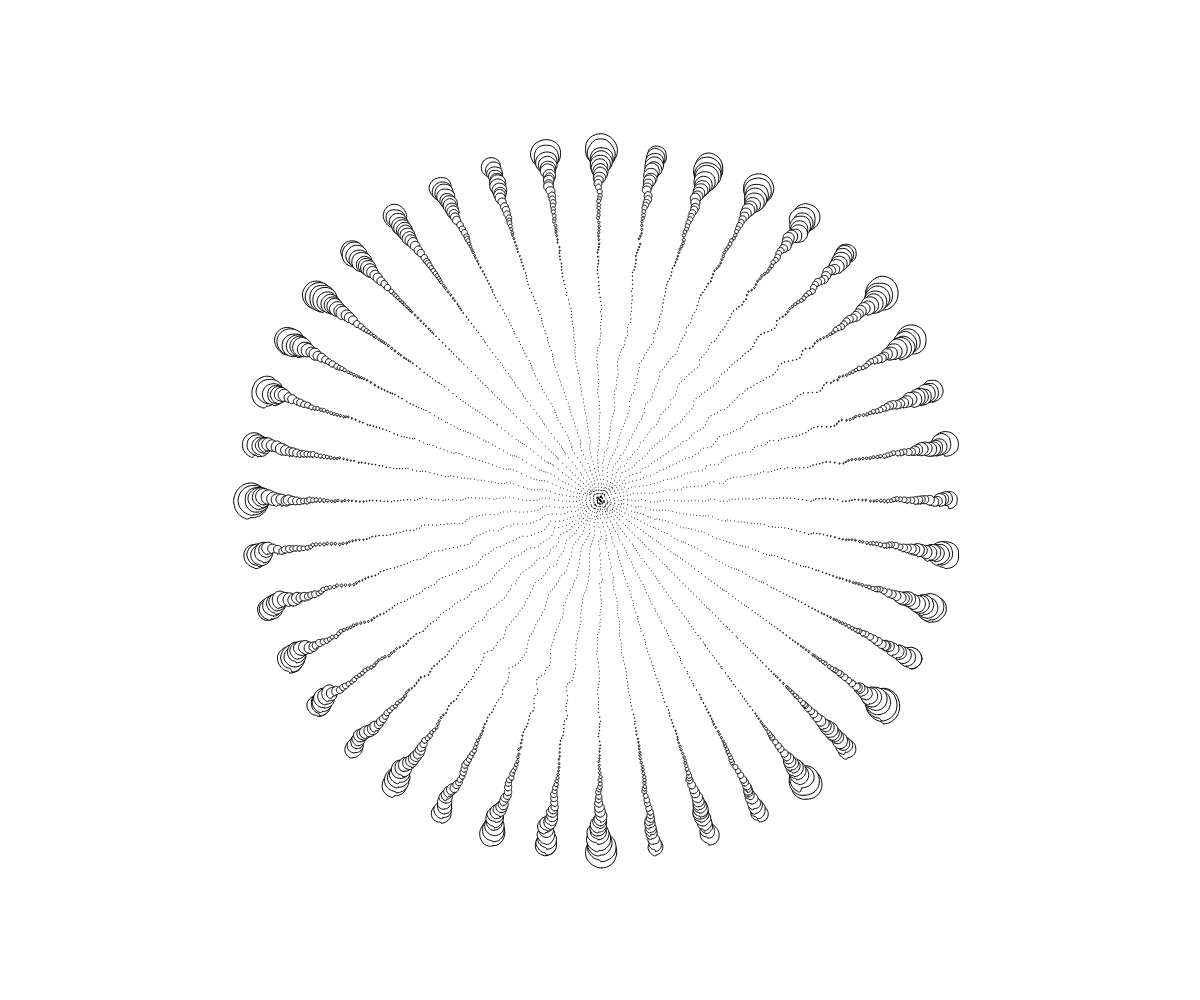
Frame 1 (no input)
Frame 2 (the mouse pressed at the canvas centre, redrawn once): identical to frame 1, image omitted

The p5.js sketch that drew this single still picture (run headless with seeded random() and noise() and a simulated clock; the mouse was pressed at the canvas centre and the sketch redrawn once):

// p5.js sketch
// ── sketch.js
var circleNumber = 100;
var branch = 40;
var middle;
var radius = 350;
var sepAngle;

function setup() {
  createCanvas(windowWidth, windowHeight);
  middle = createVector(width / 2, height / 2);
  sepAngle = .5 / branch * 2 * PI;
  noLoop();
}

function draw() {
  background(255);
  for (var i = 0; i < branch; i++) {
    var angle = i / branch * 2 * PI;
    drawBranch(angle, 0, 10)
  }
}

function drawBranch(angle, circleOffset, circleRadius, newAngle = -1) {
  if (newAngle != -1) {
    smoothness = 0.95;
    angle = angle * smoothness + newAngle * (1- smoothness);
  }
  circleRadius *= 0.9;
  var i = circleOffset; 
  var n = noise(i, angle);
  var currentOffset = circleNumber - i;
  var currentPosRadius = radius * currentOffset / circleNumber;
  var x = sin(angle) * (currentPosRadius);
  var y = cos(angle) * (currentPosRadius);
  var posNoise = createVector(noise(i / 5, angle, 10) * 2 - 1, noise(i / 5, angle, 10) * 2 - 1).mult(5);
  var pos = createVector(x, y).add(middle).add(posNoise);
  drawCircle(circleRadius, 40, pos);

  var prob = random(1);
  if (false && prob < 0.01) {
      drawBranch(angle, i+1, circleRadius, angle+sepAngle);
      drawBranch(angle, i+1, circleRadius, angle-sepAngle);
  } else if (i < circleNumber) {
    drawBranch(angle, i+1, circleRadius, newAngle);
  }
}

function drawCircle(radius, points, center) {
  beginShape();
  for (var i = 0; i < points; i++) {
    var pointNoise = noise(i / 20, center.x, center.y);
    var globalRadiusNoise = noise(center.x / 50, center.y / 50) * 2 - 1;
    var currentRadius = radius + pointNoise * radius + globalRadiusNoise * radius;
    var x = sin(i / points * 2 * PI) * currentRadius;
    var y = cos(i / points * 2 * PI) * currentRadius;
    curveVertex(center.x + x, center.y + y);
  }

  endShape(CLOSE);
}
